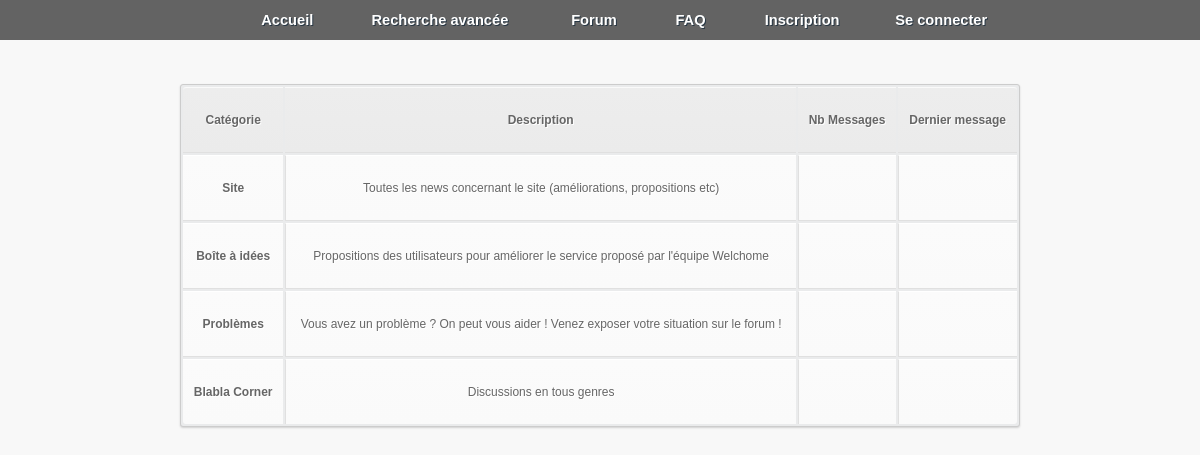
The app's page /fichiers_php/forum.php with its own data.
### tables this page shows
CREATE TABLE IF NOT EXISTS `forum_forum` (
  `id_cat` int(11) NOT NULL AUTO_INCREMENT,
  `nom_cat` varchar(255) NOT NULL,
  `description` text NOT NULL,
  `nb_message` int(11) DEFAULT NULL,
  `last_message` text,
  PRIMARY KEY (`id_cat`)
);

### fichiers_php/forum.php (the view, shortened to what this page needs)
<html>
<head>
    <link rel="stylesheet" href="../style.css" />
</head>
<body>
<header>
    <?php include("menus.php"); ?>
</header>
<div class="superglobal">
    <div class="global">
        <table class="tableau_forum_accueil">
            <tr>
                <th>Catégorie</th>
                <th>Description</th>
                <th>Nb Messages</th>
                <th>Dernier message</th>
            </tr>
            <?php
            $req = $bdd -> query("SELECT * FROM forum_forum");
            $nb = $req -> rowCount();
            if ($nb == 0) {echo "PROBLEME" ;}
            else {
                for ($i=0 ; $i < $nb ; $i++) {
                    $cat = $req -> fetch();
                    ?>
                    <tr>
                        <td><a href="site.php?id_cat=<?php echo $cat[0]?>"><?php echo $cat[1]?></a></td>
                        <td><?php echo $cat[2]?></td>
                        <td><?php echo $cat[3]?></td>
                        <td><?php echo $cat[4]?></td>
                    </tr>
                    <?php
                }
            }
            ?>
        </table>
    </div>
</div>
</body>
</html>

### fichiers_css/style_menu.css (style rules this page uses)
body { margin: 0; }

### fichiers_css/style_accueil.css (style rules this page uses)
body { margin: 0px; background-color: rgb(248,248,248); }

### fichiers_css/footer.css (style rules this page uses)
.superglobal { min-height: 100%; }
.global { position: relative; min-height: 100%; margin: 0 auto; }

### fichiers_css/messagerie.css (style rules this page uses)
table a:link { color: #666; font-weight: bold; text-decoration:none; }
table { font-family:Arial, Helvetica, sans-serif; color:#666; font-size:12px; text-shadow: 1px 1px 0px #fff; background:#eaebec; border:#ccc 1px solid; -moz-border-radius:3px; -webkit-border-radius:3px; border-radius:3px; -moz-box-shadow: 0 1px 2px #d1d1d1; -webkit-box-shadow: 0 1px 2px #d1d1d1; box-shadow: 0 1px 2px #d1d1d1; }
table th { padding-top: 25px; padding-bottom: 25px; padding-left: 10px; padding-right: 10px; border-top:1px solid #fafafa; border-bottom:1px solid #e0e0e0; background: #ededed; background: -webkit-gradient(linear, left top, left bottom, from(#ededed), to(#ebebeb)); background: -moz-linear-gradient(top, #ededed, #ebebeb); }
table tr:first-child th:first-child { -moz-border-radius-topleft:3px; -webkit-border-top-left-radius:3px; border-top-left-radius:3px; }
table tr:first-child th:last-child { -moz-border-radius-topright:3px; -webkit-border-top-right-radius:3px; border-top-right-radius:3px; }
table tr { text-align: center; padding-left:20px; }
table td:first-child { border-left: 0; }
table td { padding-top: 25px; padding-bottom: 25px; padding-left: 10px; padding-right: 10px; border-top: 1px solid #ffffff; border-bottom:1px solid #e0e0e0; border-left: 1px solid #e0e0e0; background: #fafafa; background: -webkit-gradient(linear, left top, left bottom, from(#fbfbfb), to(#fafafa)); background: -moz-linear-gradient(top, #fbfbfb, #fafafa); }
table tr:last-child td { border-bottom:0; }
table tr:last-child td:first-child { -moz-border-radius-bottomleft:3px; -webkit-border-bottom-left-radius:3px; border-bottom-left-radius:3px; }
table tr:last-child td:last-child { -moz-border-radius-bottomright:3px; -webkit-border-bottom-right-radius:3px; border-bottom-right-radius:3px; }

### fichiers_css/forum.css (style rules this page uses)
.tableau_forum_accueil { text-align: center; margin-left: auto; margin-right: auto; margin-top: 7%; width: 70%; }

### records on screen
forum_forum: nom_cat "Site", description "Toutes les news concernant le site (améliorations, propositions etc)"
forum_forum: nom_cat "Boîte à idées", description "Propositions des utilisateurs pour améliorer le service proposé par l'équipe Welchome"
forum_forum: nom_cat "Problèmes", description "Vous avez un problème ? On peut vous aider ! Venez exposer votre situation sur le forum !"
forum_forum: nom_cat "Blabla Corner", description "Discussions en tous genres"
